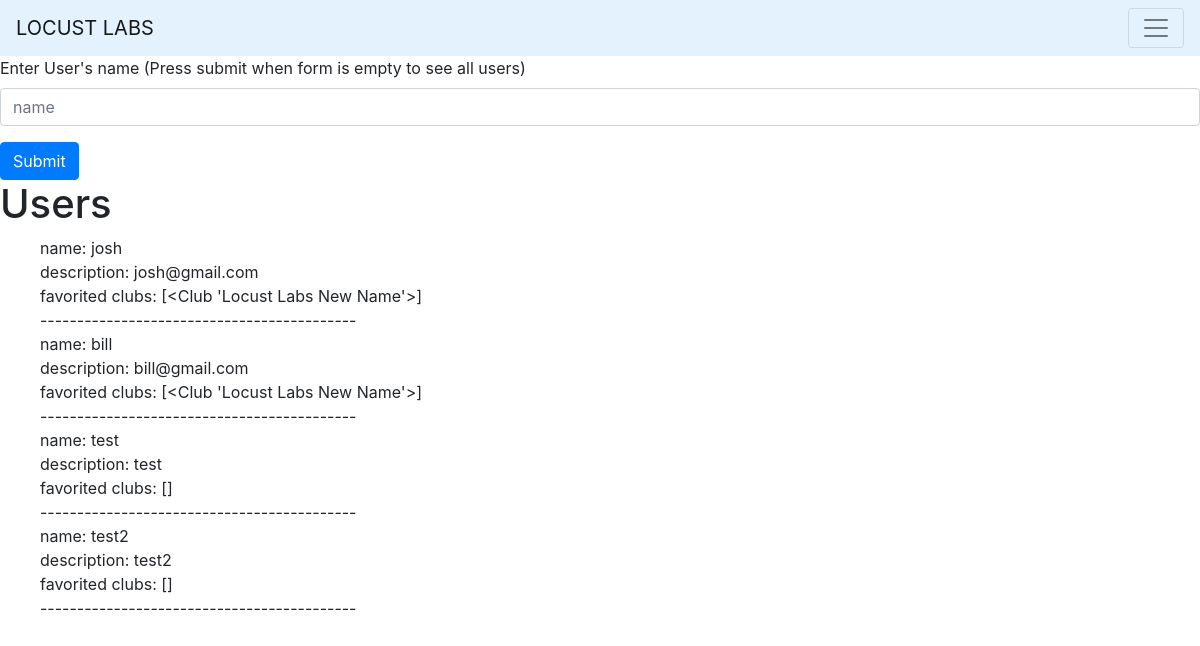
The app's page /users, older data.
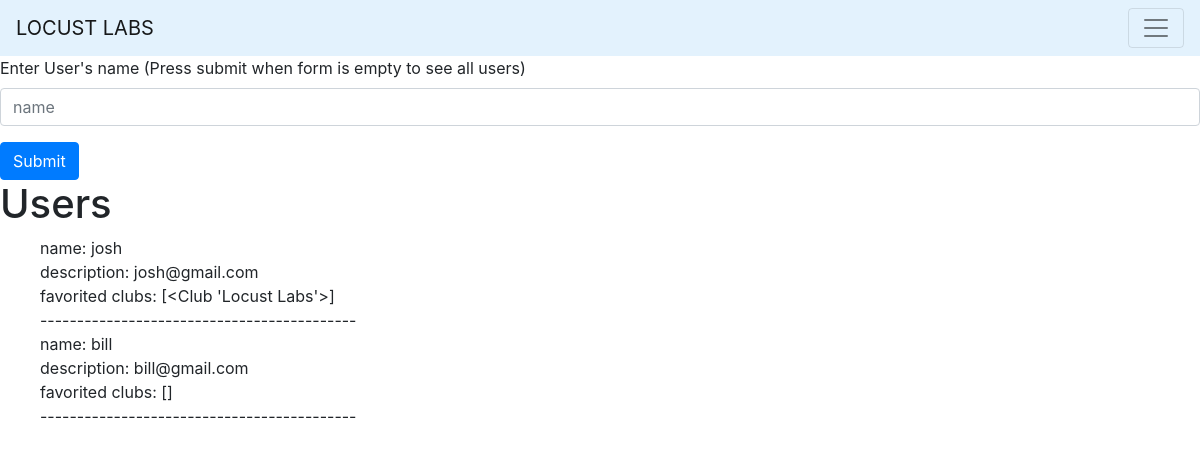
The same page, newer data.
### models.py (models this page shows, shortened)
class User(db.Model):
    id = db.Column(db.String(100), primary_key=True)
    email = db.Column(db.String(100), unique=True, nullable=False)
    password = db.Column(db.String(128), nullable=True)
    clubs = db.relationship('Club', secondary=users, lazy='subquery',
        back_populates='users')
    comments = db.relationship('Comment', backref='User')

class Club(db.Model):
    id = db.Column(db.String(100), primary_key=True)
    name = db.Column(db.String(100), unique=False, nullable=False)
    description = db.Column(db.String(500), unique=False, nullable=False)
    tags = db.relationship('Tag', secondary=tags, lazy='subquery',
        backref=db.backref('tag_clubs', lazy=True))
    users = db.relationship('User', secondary=users, lazy='subquery',
        back_populates='clubs')
    comments = db.relationship('Comment', backref='Club')
    def __repr__(self):
        return '<Club %r>' % self.name

### app.py (the view, shortened to what this page needs)
@app.route('/users', methods=['GET', 'POST'], strict_slashes = False, provide_automatic_options=False)
def users_html():
    if request.method == 'GET':
        users = [];
        users = User.query.all()
        return render_template('find_user.html', joined=users)

### templates/find_user.html (shortened to what this page needs)
{% extends "base.html" %}
{% block content %}
<form action="/users" method="POST">
    <div class="form-group">
      <label for="name">Enter User's name (Press submit when form is empty to see all users)</label>
      <input type="text" name="name" class="form-control" id="name" placeholder="name">
  </div>
  <button type="submit" class="btn btn-primary">Submit</button>
</form>
<body>
    <h1> Users </h1>
    <ul>
        {% for item in joined %}
            <div>name: {{item.id}}</div>
            <div>description: {{item.email}}</div>
            <div>favorited clubs: {{item.clubs}}</div>
            <div>-------------------------------------------</div>
        {% endfor %}
    </ul>
  </body>
{% endblock %}

### templates/base.html (shortened to what this page needs)
<!doctype html>
<html lang="en">
<head><meta charset="utf-8">
  <link rel="stylesheet" href="https://stackpath.bootstrapcdn.com/bootstrap/4.5.0/css/bootstrap.min.css">
</head>
<body>
<nav class="navbar navbar-light" style="background-color: #e3f2fd;">
  <a class="navbar-brand" href="#">LOCUST LABS</a>
  <button class="navbar-toggler" type="button" data-toggle="collapse" data-target="#navbarNavAltMarkup" aria-controls="navbarNavAltMarkup" aria-expanded="false" aria-label="Toggle navigation">
    <span class="navbar-toggler-icon"></span>
  </button>
</nav>
{% block content %}{% endblock %}
</body>
</html>

Row changes from the older to the newer data that the page shows:
removed User: id "test", email "test", clubs "[]"
removed User: id "test2", email "test2", clubs "[]"
changed User "josh": clubs "[<Club 'Locust Labs New Name'>]" → "[<Club 'Locust Labs'>]"
changed User "bill": clubs "[<Club 'Locust Labs New Name'>]" → "[]"
